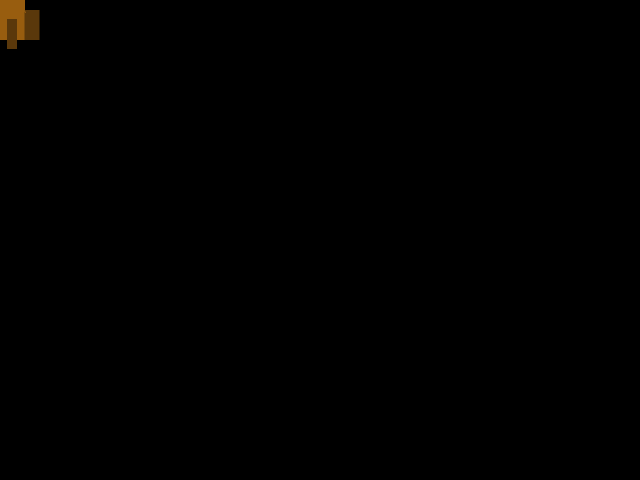
Frame 1 (no input)
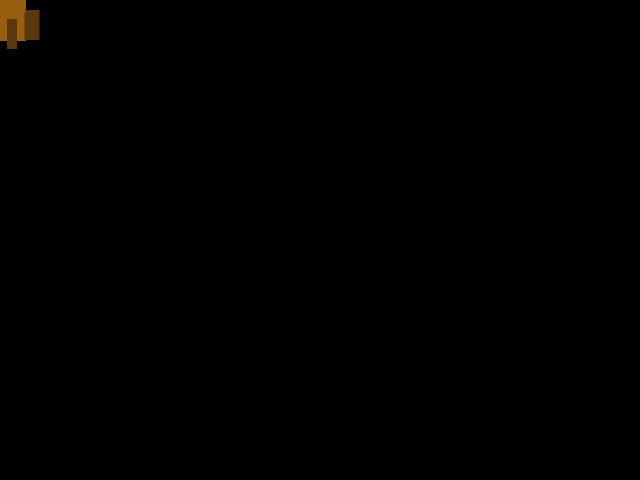
Frame 60 (the mouse pressed at the canvas centre just before this capture)
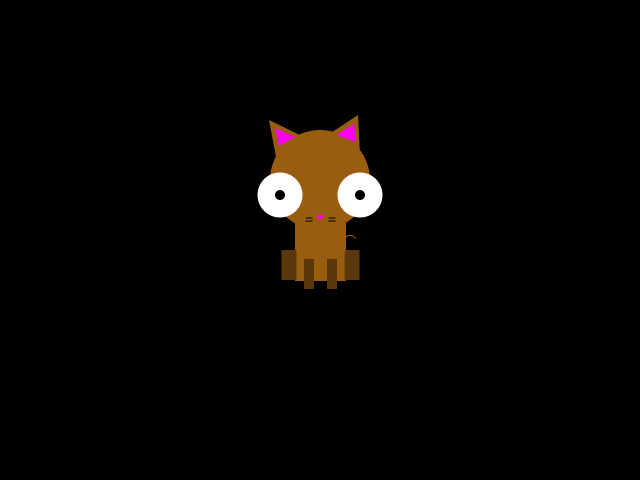
Frame 120 (the mouse held since frame 60 and released just before this capture)

The Processing sketch that drew these frames (run headless with seeded random() and noise(); from frame 60 on, the mouse is pressed at the canvas centre):

// Processing sketch: processing_49105
// ── processing_49105.pde

void setup() {
  
size(640,480);
smooth();
frameRate(30);
}

void draw() {
background(0);

//body
fill(152,93,15);
rectMode(CENTER);
rect(mouseX,mouseY,50,80);

//head
fill(152,93,15);
noStroke();
ellipse(mouseX,mouseY-60,100,100);

//eyes
fill(255);
noStroke();
ellipse(mouseX+40,mouseY-45,45,45);

fill(255);
noStroke();
ellipse(mouseX-40,mouseY-45,45,45);

fill(0);
ellipse(mouseX+40,mouseY-45,10,10);

fill(0);
ellipse(mouseX-40,mouseY-45,10,10);

//nose
fill(mouseX,0,mouseY);
triangle(mouseX-5,mouseY-25,mouseX+5,mouseY-25,mouseX,mouseY-20);

//ears
fill(152,93,15);
triangle(mouseX,mouseY-100,mouseX+38,mouseY-125,mouseX+40,mouseY-85);

fill(152,93,15);
triangle(mouseX-10,mouseY-100,mouseX-44,mouseY-83,mouseX-51,mouseY-120);

fill(mouseX,0,mouseY);
triangle(mouseX+34,mouseY-116,mouseX+16,mouseY-105,mouseX+36,mouseY-98);

fill(mouseX,0,mouseY);
triangle(mouseX-25,mouseY-103,mouseX-41,mouseY-94,mouseX-45,mouseY-112);

//wiskers
fill(0);
rectMode(CENTER);
rect(mouseX-11,mouseY-22,7,1);

fill(0);
rectMode(CENTER);
rect(mouseX-11,mouseY-19,7,1);

fill(0);
rectMode(CENTER);
rect(mouseX+12,mouseY-19,7,1);

fill(0);
rectMode(CENTER);
rect(mouseX+12,mouseY-22,7,1);

//feet
fill(90,56,11);
rectMode(CENTER);
rect(mouseX+12,mouseY+34,10,30);

fill(90,56,11);
rectMode(CENTER);
rect(mouseX-11,mouseY+34,10,30);

fill(90,56,11);
rectMode(CENTER);
rect(mouseX-31,mouseY+25,15,30);

fill(90,56,11);
rectMode(CENTER);
rect(mouseX+32,mouseY+25,15,30);

//tail
stroke(152,93,15);
noFill();
arc(mouseX+30,mouseY+5,15,20,radians(130),radians(320));
}
